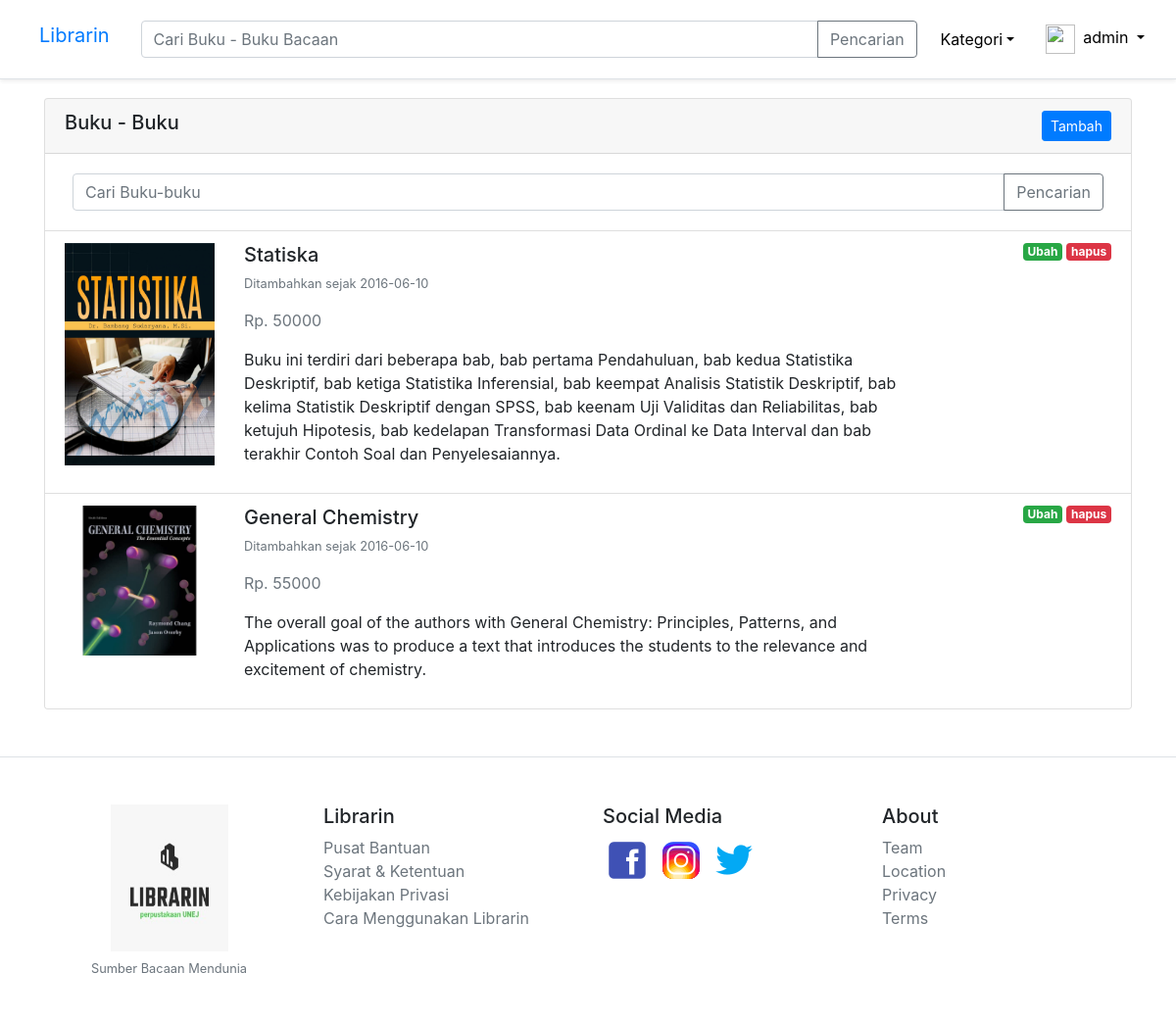
The app's page /librariku (signed in) with its own data.
### tables this page shows
CREATE TABLE `barang` (
  `id` int(11) NOT NULL,
  `id_user` int(11) NOT NULL,
  `id_kategori` int(11) NOT NULL,
  `nama` varchar(50) NOT NULL,
  `harga` int(11) NOT NULL,
  `jumlah` double NOT NULL,
  `deskripsi` text NOT NULL,
  `created_at` date NOT NULL,
  `foto1` text NOT NULL,
  `foto2` text NOT NULL,
  `foto3` text NOT NULL,
  `foto4` text NOT NULL,
  `foto5` text NOT NULL,
  `foto6` text NOT NULL
);

### app/core/Controller.php (called while the page is built, shortened)
<?php
class Controller {
    public function view($view, $data = []) {
        require_once './app/views/'.$view.'.php';
    }
    public function model($model) {
        return new $model;
    }
}

### app/core/App.php (called while the page is built, shortened)
<?php
class App
{
    protected $method = 'index';
    protected $params = [];
    public function __construct()
    {
        $this->controller = new $this->controller;
        call_user_func_array([$this->controller,$this->method],$this->params);
    }
}

### index.php (called while the page is built, shortened)
<?php
	$app = new App;

### app/core/Database.php (called while the page is built, shortened)
<?php
class Database
{
	private $host = DB_HOST;
	private $user = DB_USER;
	private $pass = DB_PASS;
	private $db_name = DB_NAME;
	private $dbh;
	private $stmt;
	public function __construct()
	{
		$dsn = 'mysql:host=' . $this->host . ';dbname='. $this->db_name;
		$option = [
			PDO::ATTR_PERSISTENT => true,
			PDO::ATTR_ERRMODE => PDO::ERRMODE_EXCEPTION
		];
		try{
			$this->dbh = new PDO($dsn, $this->user, $this->pass, $option);
		} catch(PDOException $e){
			die($e->getMessage());
		}
	}
	public function query($query)
	{
		$this->stmt = $this->dbh->prepare($query);
	}
	public function bind($param, $value, $type = null)
	{
		if (is_null($type)) {
			switch (true) {
				default:
					$type = PDO::PARAM_STR;
			}
		}
		$this->stmt->bindValue($param, $value, $type);
	}
	public function execute()
	{
		$this->stmt->execute();
	}
	public function resultSet()
	{
		$this->execute();
		return $this->stmt->fetchAll(PDO::FETCH_ASSOC);
	}
}

### app/models/Barang_model.php (called while the page is built, shortened)
<?php
class Barang_model
{
    private $db;
    function __construct()
    {
        $this->db = new Database;
    }
    public function getBarangUser($id)
    {
        $query = "SELECT b.id as id, b.id_user as id_user , u.nama as nama_user , u.email as email , u.nomor_telepon as nomor_telepon , u.alamat as alamat , u.foto as foto_user , u.cover as cover , u.created_at as created_at_user , u.updated_at as updated_at_user , b.id_kategori as id_kategori , k.kategori as kategori , b.nama as nama , b.harga as harga , b.jumlah as jumlah , b.deskripsi as deskripsi , b.created_at as created_at , b.foto1 as foto1 , b.foto2 as foto2 , b.foto3 as foto3 , b.foto4 as foto4 , b.foto5  as foto5 , b.foto6 as foto6
        FROM barang b JOIN kategori k on (b.id_kategori=k.id)
        JOIN users u on (b.id_user=u.id)
        WHERE b.id_user = :id_user";
        $this->db->query($query);
        $this->db->bind('id_user', $id);
        return $this->db->resultSet();
    }
}

### app/views/librariku/index.php (the view)
<div class="container">
    <div class="card">
        <h5 class="card-header">
            Buku - Buku
            <a href="<?= BASEURL ?>librariku/tambah" class="btn btn-primary btn-sm float-right">Tambah</a>
        </h5>
        <ul class="list-group list-group-flush">
            <li class="list-group-item">
                <form id="cari" action="<?= BASEURL ?>librariku/cari" class="input-group p-2" method="POST">
                    <input type="text" name="cari" class="form-control" placeholder="Cari Buku-buku" aria-label="cari" aria-describedby="cari" required>
                    <div class="input-group-append">
                        <button class="btn btn-outline-secondary" type="submit" id="cari">Pencarian</button>
                    </div>
                </form>
            </li>
            <?php if (!$data['librariku']) { ?>
                <li class="list-group-item">
                    Belum ada hasil buku
                </li>
            <?php } else {
            foreach ($data['librariku'] as $librariku) : ?>
                <li class="list-group-item ">
                    <div class="row">
                        <div class="col-md-2">
                            <img class="float-left mr-3 mw-100" src="<?= BASEURL ?>app/models/barang/<?= $librariku['foto1']; ?>" alt="">
                        </div>
                        <div class="col-md-8">
                            <a class="card-link float-left" href="<?= BASEURL ?>librariku/detail/<?= $librariku['id']; ?>">
                                <div class="">
                                    <h5 class="text-body"><?= $librariku['nama']; ?></h5>
                                    <p class="text-muted small">Ditambahkan sejak <?= $librariku['created_at']; ?> </p>
                                    <p class="text-muted">Rp. <?= $librariku['harga']; ?></p>
                                    <p class="text-body"><?= $librariku['deskripsi']; ?></p>
                                </div>
                            </a>
                        </div>
                        <div class="col-md-2">
                            <a href="<?= BASEURL ?>librariku/hapus/<?= $librariku['id']; ?>" class="badge badge-danger float-right ml-1" onclick="return confirm('Yakin ?');">hapus</a>
                            <a href="<?= BASEURL ?>librariku/ubah/<?= $librariku['id']; ?>" class="badge badge-success float-right ml-1">Ubah</a>
                        </div>
                    </div>
                </li>
            <?php endforeach;
        } ?>
        </ul>
    </div>
</div>

### records on screen
barang: foto1 (picture), nama "Statiska", created_at "2016-06-10", harga "50000", deskripsi "Buku ini terdiri dari beberapa bab, bab pertama Pendahuluan, bab kedua Statistika Deskriptif, bab ketiga Statistika Inferensial, bab keempat Analisis Statistik Deskriptif, bab kelima Statistik Deskriptif dengan SPSS, bab keenam Uji Validitas dan Reliabilitas, bab ketujuh Hipotesis, bab kedelapan Transformasi Data Ordinal ke Data Interval dan bab terakhir Contoh Soal dan Penyelesaiannya."
barang: foto1 (picture), nama "General Chemistry", created_at "2016-06-10", harga "55000", deskripsi "The overall goal of the authors with General Chemistry: Principles, Patterns, and Applications was to produce a text that introduces the students to the relevance and excitement of chemistry."

### other values on screen
$username "admin"
